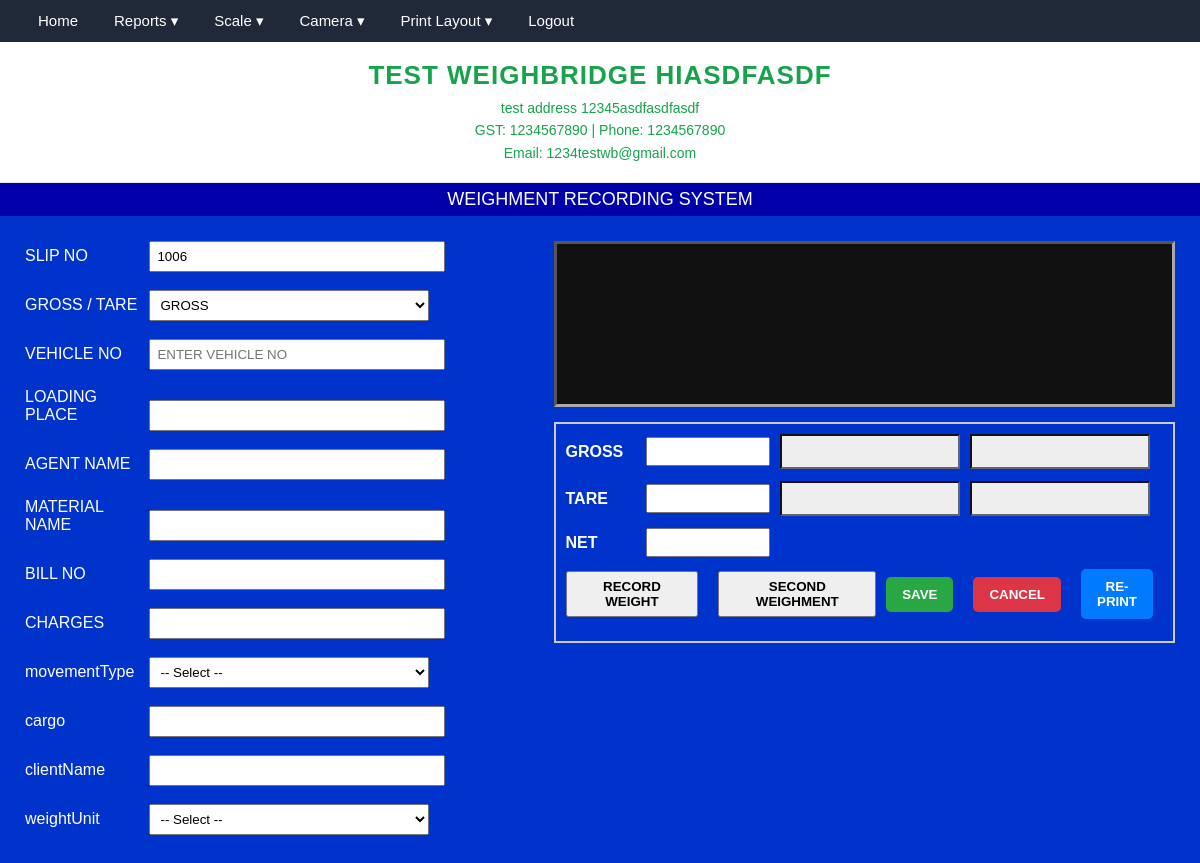
The app's page /mainform.php (signed in) with its own data.
### tables this page shows
CREATE TABLE `company` (
  `deviceid` varchar(50) NOT NULL,
  `company_name` varchar(255) NOT NULL,
  `company_address` text DEFAULT NULL,
  `gst_number` varchar(50) DEFAULT NULL,
  `phone` varchar(50) DEFAULT NULL,
  `email` varchar(100) DEFAULT NULL,
  PRIMARY KEY (`deviceid`)
);

CREATE TABLE `weighment_fields` (
  `id` int(11) NOT NULL AUTO_INCREMENT,
  `company_id` int(11) DEFAULT NULL,
  `deviceid` varchar(50) NOT NULL,
  `field_name` varchar(100) DEFAULT NULL,
  `field_label` varchar(100) DEFAULT NULL,
  `field_type` varchar(20) DEFAULT NULL,
  `field_options` text DEFAULT NULL,
  `is_required` tinyint(1) DEFAULT 0,
  `field_order` int(11) DEFAULT 0,
  `is_active` tinyint(1) DEFAULT 1,
  PRIMARY KEY (`id`),
  KEY `fk_fields_dev` (`deviceid`),
  CONSTRAINT `fk_fields_dev` FOREIGN KEY (`deviceid`) REFERENCES `company` (`deviceid`) ON DELETE CASCADE
);

### functions.php (called while the page is built, shortened)
<?php
function ensureSchemaIntegrity($conn) {
    static $executed = false;
    if ($executed) return;
    $executed = true;
    $tables = ['weighments', 'sweighment', 'weighment_fields'];
    foreach ($tables as $table) {
        $tblCheck = $conn->query("SHOW TABLES LIKE '$table'");
        if ($tblCheck && $tblCheck->num_rows > 0) {
            $colCheck = $conn->query("SHOW COLUMNS FROM `$table` LIKE 'company_id'");
        }
    }
}
function getCompany($conn) {
    ensureSchemaIntegrity($conn);
    $q = $conn->query("SELECT * FROM company LIMIT 1");
    $row = $q->fetch_assoc();
    if (!isset($row['id']) || empty($row['id'])) {
        if (!empty($row['company_id'])) {
            $row['id'] = (int)$row['company_id'];
        } elseif (!empty($row['ID'])) {
            $row['id'] = (int)$row['ID'];
        } else {
            $firstVal = reset($row);
            $row['id'] = (is_numeric($firstVal) && (int)$firstVal > 0) ? (int)$firstVal : 1;
        }
    } else {
        $row['id'] = (int)$row['id'];
    }
    return $row;
}
function getNextSlipNumber($conn) {
    $sql = "
        SELECT MAX(slip_no) AS max_slip FROM (
            SELECT slip_no FROM weighments
            UNION ALL
            SELECT slip_no FROM sweighment
        ) t
    ";
    $res = $conn->query($sql);
    $row = $res->fetch_assoc();
    return ($row['max_slip'] ?? 0) + 1;
}
?>

### mainform.php (the view, shortened to what this page needs)
<?php
require_once "header.php";
$company = getCompany($conn);
$company_id = $company['id'];
?>
<?php
$fields = [];
$res = $conn->query("
    SELECT *
    FROM weighment_fields
    WHERE company_id = $company_id
      AND is_active = 1
    ORDER BY field_order, id
");
while ($row = $res->fetch_assoc()) {
    $fields[] = $row;
}
$slip_no = getNextSlipNumber($conn);
?>
</head>
<div class="title">WEIGHMENT RECORDING SYSTEM</div>
<form id="weighmentForm" method="post" action="saveform.php">
<div class="container">
<div class="left">
<div class="field-group">
<label>SLIP NO</label>
<input type="text" name="slip_no" value="<?= $slip_no ?>" readonly>
</div>
<div class="field-group">
<label>GROSS / TARE</label>
<select name="gt_type">
    <option value="G">GROSS</option>
</select>
</div>
<div class="field-group">
<label>VEHICLE NO</label>
<input
    type="text"
    name="vehicle_no"
    id="vehicle_no"
    maxlength="25"
    style="text-transform:uppercase;"
    placeholder="ENTER VEHICLE NO"
    oninput="this.value=this.value.toUpperCase().replace(/[^A-Z0-9]/g, ''); handleVehicleTyping(this.value);">
</div>
<?php foreach($fields as $f):
    $displayLabel = !empty($f['field_name']) ? $f['field_name'] : $f['field_label'];
?>
<div class="field-group">
<label><?= htmlspecialchars($displayLabel) ?></label>
<?php if($f['field_type'] == 'dropdown'): ?>
    <select name="dyn_<?= $f['id'] ?>">
        <option value="">-- Select --</option>
    </select>
<?php else: ?>
    <input
        type="<?= htmlspecialchars($f['field_type']) ?>"
        name="dyn_<?= $f['id'] ?>">
<?php endif; ?>
</div>
<?php endforeach; ?>
</div>
<div class="right">
<div class="weight-box"><span id="live_weight"></span></div>
<div class="weight-panel">
<div class="row">
    <label>GROSS</label>
    <input id="gross_weight" name="gross_weight" readonly>
    <input id="gross_date_ui" readonly>
    <input id="gross_time_ui" readonly>
</div>
<div class="row">
    <label>TARE</label>
    <input id="tare_weight" name="tare_weight" readonly>
    <input id="tare_date_ui" readonly>
    <input id="tare_time_ui" readonly>
</div>
<div class="row">
    <label>NET</label>
    <input name="net_weight" id="net_weight" readonly>
</div>
<div class="row action-row">
    <div class="left-buttons">
        <button type="button" onclick="recordSelectedWeight()">RECORD WEIGHT</button>
        <button type="button" onclick="startSecondWeighment()">SECOND WEIGHMENT</button>
    </div>
    <div class="right-buttons">
        <button type="submit" id="saveBtn" class="save-btn">SAVE</button>
        <button type="button" onclick="resetWeighment()" class="cancel-btn">CANCEL</button>
        <button type="button" onclick="showReprintBox()" class="reprint-btn">RE-PRINT</button>
    </div>
</div>
</div>
</div>
</div>
</form>

### header.php (shortened to what this page needs)
<?php
require_once "db.php";
require_once "functions.php";
    ?>
    <?php
$company = getCompany($conn);
?>
<!DOCTYPE html>
<html>
<head>
</head>
<body>
<div class="top-menu">
    <ul>
        <li><a href="mainform.php">Home</a></li>
        <li>
            <a href="#">Reports ▾</a>
        </li>
        <li>
            <a href="#">Scale ▾</a>
        </li>
        <li>
            <a href="#">Camera ▾</a>
        </li>
        <li>
            <a href="#">Print Layout ▾</a>
        </li>
        <li><a href="?action=logout" onclick="return confirm('Are you sure you want to logout?');">Logout</a></li>
    </ul>
</div>
<div class="company-banner">
    <h1><?php echo strtoupper($company['company_name'] ?? ''); ?></h1>
    <div class="info">
        <?php echo nl2br(htmlspecialchars($company['company_address'] ?? '')); ?><br>
        <?php
        $gst   = trim($company['gst_number'] ?? '');
        $phone = trim($company['phone'] ?? '');
        $email = trim($company['email'] ?? '');
        ?>
        <?php if ($gst !== '' && $gst !== '-'): ?>GST: <?= htmlspecialchars($gst); ?><?php endif; ?>
        <?php if ($phone !== '' && $phone !== '-'): ?><?php if ($gst !== '' && $gst !== '-'): ?> | <?php endif; ?>Phone: <?= htmlspecialchars($phone); ?><?php endif; ?>
        <?php if ($email !== '' && $email !== '-'): ?><br>Email: <?= htmlspecialchars($email); ?><?php endif; ?>
    </div>
</div>
</body>
</html>

### header.php (style rules this page uses)
body { font-family: 'Segoe UI', system-ui, -apple-system, BlinkMacSystemFont, 'Inter', Roboto, sans-serif; margin: 0; background: #f5f6fa; }
.top-menu { background: #1f2937; color: #fff; }
.top-menu ul { list-style: none; margin: 0; padding: 0 20px; display: flex; }
.top-menu li { position: relative; }
.top-menu a { display: block; padding: 12px 18px; color: #fff; text-decoration: none; font-size: 15px; font-weight: 500; }
.company-banner { background: #ffffff; border-bottom: 1px solid #e5e7eb; text-align: center; padding: 18px 10px; }
.company-banner h1 { margin: 0; font-size: 26px; letter-spacing: 1px; color: #16a34a; }
.company-banner .info { margin-top: 6px; font-size: 14px; color: #16a34a; line-height: 1.6; font-weight: 500; }
.container { padding: 20px; }

### mainform.php (style rules this page uses)
body { font-family:Arial;background:#0033cc;color:white;margin:0 }
.title { background:#0000aa;text-align:center;padding:6px;font-size:18px }
.container { display:flex;padding:15px }
.left { width:45%;padding:10px }
.right { width:55%;padding:10px }
label { display:inline-block;width:120px }
input[type=text] { text-transform:uppercase }
.field-group { margin-bottom:18px }
.weight-box { background:#111;height:160px;margin-bottom:15px;border:3px inset #aaa; display:flex;align-items:center;justify-content:center;font-size:120px;font-weight:bold;color:#00ff00 }
.weight-panel { border:2px solid #ccc;padding:10px }
.weight-panel input { width:110px }
button { padding:6px 15px;font-weight:bold }
#gross_date_ui,#gross_time_ui,#tare_date_ui,#tare_time_ui { width:160px;padding:8px;font-weight:bold;text-align:center;background:#eee;color:#000;border:2px inset #666 }
.row { display:flex; align-items:center; margin-bottom:12px; }
.row label { width:80px; font-weight:bold; }
.row input { margin-right:10px; padding:5px; }
.row button { margin-right:10px; }
.action-row { display: flex; justify-content: space-between; align-items: center; width: 100%; }
.left-buttons, .right-buttons { display: flex; gap: 10px; align-items: center; }
.right-buttons { margin-left: auto; }
.save-btn { background-color: #28a745; color: white; }
.cancel-btn { background-color: #dc3545; color: white; }
.reprint-btn { background-color: #007bff; color: white; }
.save-btn, .cancel-btn, .reprint-btn, .manual-btn { border: none; padding: 10px 16px; border-radius: 5px; font-weight: bold; cursor: pointer; }

### records on screen
company: company_name "TEST WEIGHBRIDGE HIASDFASDF", company_address "test address 12345asdfasdfasdf", gst_number "1234567890", phone "1234567890", email "1234testwb@gmail.com"
weighment_fields: field_name "LOADING PLACE"
weighment_fields: field_name "AGENT NAME"
weighment_fields: field_name "MATERIAL NAME"
weighment_fields: field_name "BILL NO"
weighment_fields: field_name "CHARGES"
weighment_fields: field_name "movementType"
weighment_fields: field_name "cargo"
weighment_fields: field_name "clientName"
weighment_fields: field_name "weightUnit"
